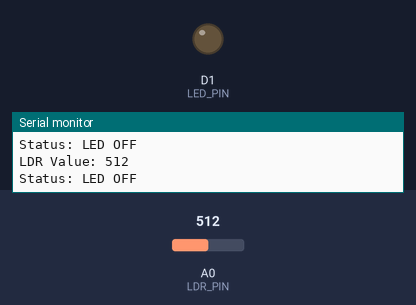
The sketch below on a simulated ESP8266 (NodeMCU). On the bench: output pins drawn as LEDs (lit = HIGH), the last lines printed to the serial monitor. Inputs (shaded band) come from the test bench; at power-on: A0 (LDR_PIN) = 512.

Above: at 1.8 s.
1.9 s: A0 (LDR_PIN) set to 691
3.4 s: A0 (LDR_PIN) set to 709
At 4.5 s:
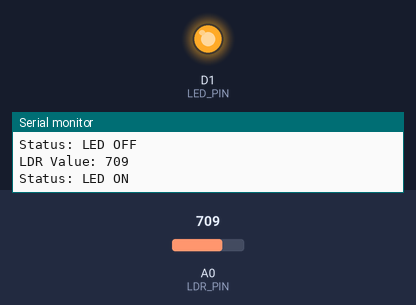
5.5 s: A0 (LDR_PIN) set to 690
At 7.2 s:
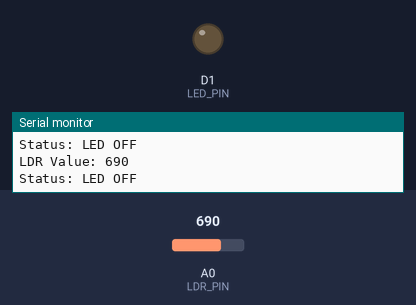
7.5 s: A0 (LDR_PIN) set to 710
At 8.8 s:
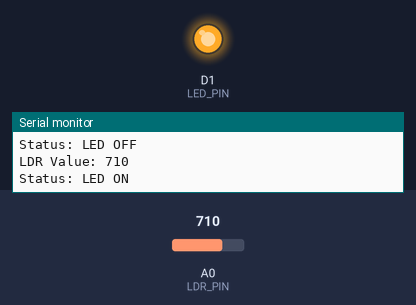
Timing chart, 0 to 10.5 s (numbered marks = the images above; inputs shaded):
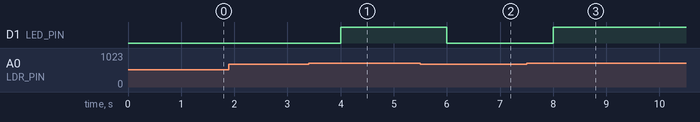

The sketch:

main.ino
```cpp
// Hardware Pin Definitions
#define LDR_PIN A0   // Analog input pin connected to the LDR sensor
#define LED_PIN D1   // Digital output pin connected to the indicator LED

// Darkness Threshold (0 to 1023): Higher means darker ambient environment required to trigger LED
int threshold = 700;

void setup() {
  // Initialize hardware serial baud rate for local console printouts
  Serial.begin(115200);

  // Configure digital pin directional states
  pinMode(LED_PIN, OUTPUT);
}

void loop() {
  // Read raw voltage from LDR sensor on the built-in Analog-to-Digital Converter (ADC)
  int ldrValue = analogRead(LDR_PIN);

  Serial.print("LDR Value: ");
  Serial.println(ldrValue);

  // --- CONDITION 1: ENVIRONMENT IS DARK ---
  if (ldrValue > threshold) {
    // Turn local hardware LED on
    digitalWrite(LED_PIN, HIGH);
    Serial.println("Status: LED ON");
  }
  // --- CONDITION 2: ENVIRONMENT IS BRIGHT ---
  else {
    // Turn local hardware LED off
    digitalWrite(LED_PIN, LOW);
    Serial.println("Status: LED OFF");
  }

  // Enforce a structured polling rate delay of 1 second per cycle
  delay(1000);
}
```

Measured:
- the behaviour switches between 700 and 701 on A0 (LDR_PIN) (found by bisection; images 0 and 1)
- after the input at 3.4 s, D1 (LED_PIN): LOW → HIGH after 0.60 s
- after the input at 5.5 s, D1 (LED_PIN): HIGH → LOW after 0.50 s
- after the input at 7.5 s, D1 (LED_PIN): LOW → HIGH after 0.50 s
